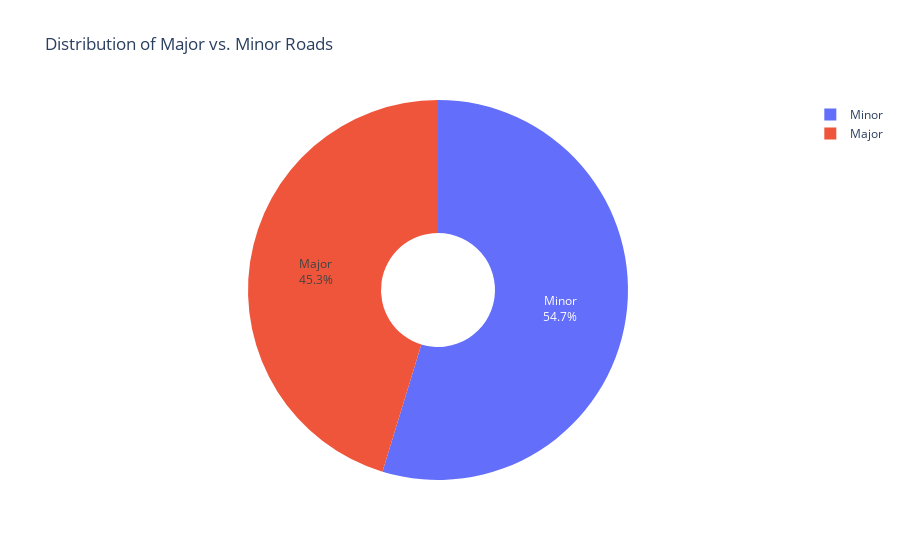

The notebook cell saved with this chart:
### Code cell
import plotly.express as px
import pandas as pd

# Assuming you have a large dataset with the column 'road_type'
# Count the occurrences of 'Major' and 'Minor'
road_type_counts = pd_raw_count['road_type'].value_counts()

# Convert the counts to a DataFrame for easy plotting
road_type_df = road_type_counts.reset_index()
road_type_df.columns = ['road_type', 'count']

# Create a pie chart using Plotly Express
fig = px.pie(
    road_type_df, 
    names='road_type', 
    values='count', 
    title="Distribution of Major vs. Minor Roads",
    color='road_type',  # Color by road type
    color_discrete_sequence=["#636EFA", "#EF553B"],  # Set custom colors for Major and Minor
    hole=0.3  # Create a donut-style chart with a hole in the center
)

# Customize the layout for better readability
fig.update_traces(textposition='inside', textinfo='percent+label')

# Show the plot
fig.show()

### Figure 1 — Plotly figure (JSON) as saved in the notebook; plotly's stock layout.template omitted (floating-point values rounded to 4 significant figures)
{"data": [{"customdata": [["Minor"], ["Major"]], "domain": {"x": [0, 1], "y": [0, 1]}, "hole": 0.3, "hovertemplate": "road_type=%{customdata[0]}<br>count=%{value}<extra></extra>", "labels": ["Minor", "Major"], "legendgroup": "", "marker": {"colors": ["#636EFA", "#EF553B"]}, "name": "", "showlegend": true, "textinfo": "percent+label", "textposition": "inside", "type": "pie", "values": [2714664, 2246196]}], "layout": {"legend": {"tracegroupgap": 0}, "piecolorway": ["#636EFA", "#EF553B"], "title": {"text": "Distribution of Major vs. Minor Roads"}}}
